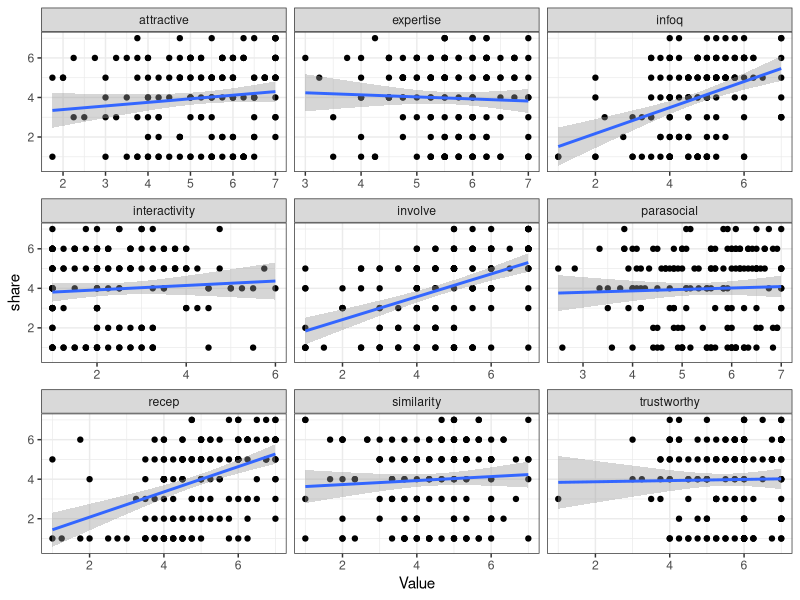

The R source for this figure:
#PLSC597 Method Tutorial- Regularization 03/23
#Presenter: Zicheng Cheng [zvc5199@psu.edu]
#Project name: Social media influencers (SMI) talk about politics: predictors of individual's sharing intention towards SMI political advocacy tweets. 
#Independent Variables[9]: expertise, similarity, trustworthy, attractive, interactivity, parasocial, information quality, receptivity, involvement
#Dependent Variable[1]: sharing intention. 

###install the packages.   
install.packages("pROC")
install.packages("tidyverse")
install.packages("caret")
install.packages("glmnet")

###load the library. 
library(pROC)
library(tidyverse)
library(caret)
library(glmnet)

##import the data. 
smi <- read.csv(file = "regSMI.csv")
head(smi)

###explore the dataset. 
smiTib <- as_tibble(smi)
smiTib
summary(smiTib)

#plotting the relationship between each variable and dv. linear model fits.  
smiUntidy <- gather(smiTib, "Variable", "Value", -share)

ggplot(smiUntidy, aes(Value, share)) +
  facet_wrap(~ Variable, scales = "free_x") +
  geom_point() +
  geom_smooth(method = "lm") +
  theme_bw()

# split the data into train and test set. 
set.seed(12345)
train_inds <- sample(1:nrow(smiTib),round(nrow(smiTib)*.7))
smiTib_train <- smiTib[train_inds,]
smiTib_test <- smiTib[-train_inds,]

######################################Model 1: linear regression model 
##Fit the linear model on train set. 
linear <- lm(share ~ expertise + similarity + trustworthy + attractive + interactivity + parasocial + infoq + recep + involve, data = smiTib_train)
summary(linear)


##Evaluate the linear model performance on test set. 

pred.linear <- predict(linear, newdata = smiTib_test)
error.linear <- smiTib_test$share - pred.linear
RMSE.linear <- sqrt(mean(error.linear^2))
RMSE.linear  ##1.5628

roc.linear <- roc(smiTib_test$share, pred.linear)
auc(roc.linear) #0.7407 

######################################Model 2: Ridge Regression model

x = model.matrix(share~., smiTib_train)[,-10] # trim off the DV

y = smiTib_train %>%
  select(share) %>%
  unlist() %>%
  as.numeric()

#Compute the Best lambda value for ridge model 
set.seed(12345)
ridge_cv <- cv.glmnet(x, y, alpha = 0)

best_lambda <- ridge_cv$lambda.min
best_lambda

#Display the coefficients of the model 
best_ridge <- glmnet(x, y, alpha = 0, lambda = best_lambda)
coef(best_ridge)

#Make predictions on the test data
test.ridge <- model.matrix(share ~., smiTib_test)[,-1]
predictions.ridge <- best_ridge %>% predict(test.ridge) %>% as.vector()

#Model performance metrics
data.frame(
  RMSE = RMSE(predictions.ridge, smiTib_test$share),
  Rsquare = R2(predictions.ridge, smiTib_test$share)
)
##RMSE:1.6870, Rsquare:0.2352

roc.ridge <- roc(smiTib_test$share, predictions.ridge)
auc(roc.ridge)  #0.8148 


######################################Model 3: Lasso Regression model 

# Find the best lambda using cross-validation
set.seed(123) 
lasso_cv <- cv.glmnet(x, y, alpha = 1)
# Display the best lambda value
lasso_cv$lambda.min  

# Fit the final model on the training data
best_lasso <- glmnet(x, y, alpha = 1, lambda = lasso_cv$lambda.min)
# Dsiplay regression coefficients
coef(best_lasso)

# Make predictions on the test data
test.lasso <- model.matrix(share ~., smiTib_test)[,-1]
predictions.lasso <- best_lasso %>% predict(test.lasso) %>% as.vector()


# Model performance metrics
data.frame(
  RMSE = RMSE(predictions.lasso, smiTib_test$share),
  Rsquare = R2(predictions.lasso, smiTib_test$share)
)

##RMSE: 1.7234, Rsquare:0.2327 

roc.lasso <- roc(smiTib_test$share, predictions.lasso)
auc(roc.lasso) ###0.8148

######################################Model 4: Elastic Net Regression model 

# Build the model using the training set
set.seed(123)
en.model <- train(
  share ~., data = smiTib_train, method = "glmnet",
  trControl = trainControl("cv", number = 10),
  tuneLength = 10
)
# Best tuning parameter (Alpha & Lambda value)
en.model$bestTune

# Coefficient of the final model. You need to specify the best lambda
coef(en.model$finalModel, en.model$bestTune$lambda) 

# Make predictions on the test data
en.test <- model.matrix(share ~., smiTib_test)[,-1]
en.predictions <- en.model %>% predict(smiTib_test)
# Model performance metrics
data.frame(
  RMSE = RMSE(en.predictions, smiTib_test$share),
  Rsquare = R2(en.predictions, smiTib_test$share)
)

##RMSE: 1.5564 Rsquare: 0.3382
roc.en <- roc(smiTib_test$share, en.predictions)
auc(roc.en) ##0.7407 

#####Elastic Net model has the Lowest RMSE among linear, ridge and lasso. 
#####But in terms of AUC, Ridge and Lasso model perform better than Elastic net and linear regression model. 



######################################Using the {caret} package to compare the model performances. 

##{caret}caret will automatically choose the best tuning parameter values, 
##compute the final model and evaluate the model performance using cross-validation techniques.

#First of all, set up a range of lambda values. 
lambda <- 10^seq(-3, 3, length = 100)

#######################1. Compute the ridge regression: 
# Build the model
set.seed(123)
ridge <- train(
  share ~., data = smiTib_train, method = "glmnet",
  trControl = trainControl("cv", number = 10),
  tuneGrid = expand.grid(alpha = 0, lambda = lambda)
)
# Model coefficients
coef(ridge$finalModel, ridge$bestTune$lambda)
# Make predictions
predictions <- ridge %>% predict(smiTib_test)
# Model prediction performance
data.frame(
  RMSE = RMSE(predictions, smiTib_test$share),
  Rsquare = R2(predictions, smiTib_test$share)
)
##RMSE:1.5628, Rsquare 0.3375

#######################2. Compute the lasso regression: 
# Build the model
set.seed(123)
lasso <- train(
  share ~., data = smiTib_train, method = "glmnet",
  trControl = trainControl("cv", number = 10),
  tuneGrid = expand.grid(alpha = 1, lambda = lambda)
)
# Model coefficients
coef(lasso$finalModel, lasso$bestTune$lambda)
# Make predictions
predictions <- lasso %>% predict(smiTib_test)
# Model prediction performance
data.frame(
  RMSE = RMSE(predictions, smiTib_test$share),
  Rsquare = R2(predictions, smiTib_test$share)
)

##RMSE: 1.5687, Rsquare:0.3259 

#######################3. Compute the Elastic Net Regression: 
# Build the model
set.seed(123)
elastic <- train(
  share ~., data = smiTib_train, method = "glmnet",
  trControl = trainControl("cv", number = 10),
  tuneLength = 10
)
# Model coefficients
coef(elastic$finalModel, elastic$bestTune$lambda)
# Make predictions
predictions <- elastic %>% predict(smiTib_test)
# Model prediction performance
data.frame(
  RMSE = RMSE(predictions, smiTib_test$share),
  Rsquare = R2(predictions, smiTib_test$share)
)
##RMSE: 1.5564, Rsquare:0.3382


#######################4. Comparing model performance: 
models <- list(ridge = ridge, lasso = lasso, elastic = elastic)
resamples(models) %>% summary( metric = "RMSE")

###Conclusion: the elastic net model has the lowest RMSE. it's the best model. 
